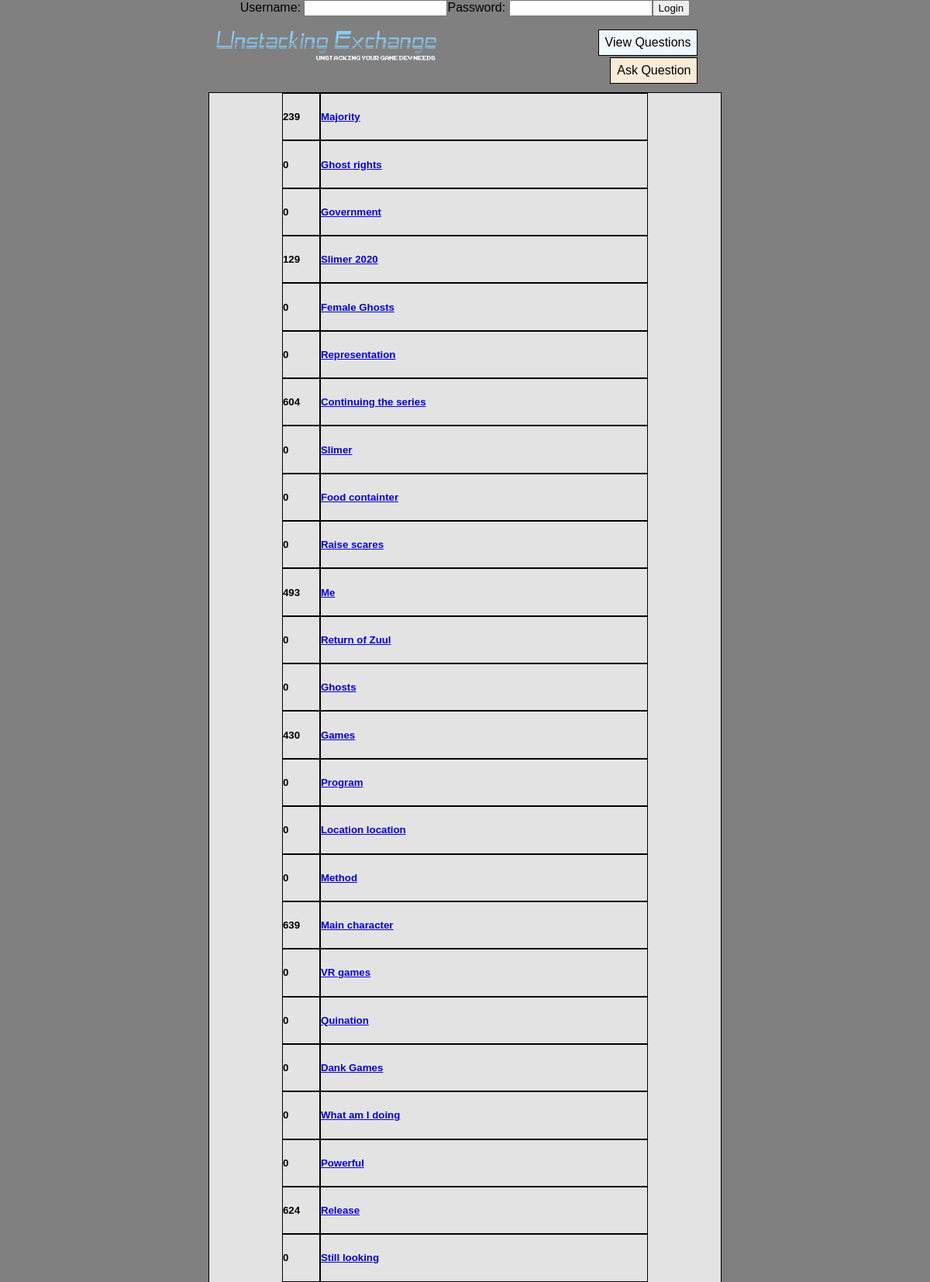
The page /questions.php (upper part) on the database its author committed.
### tables this page shows
CREATE TABLE `Questions` (
  `id` int(11) NOT NULL AUTO_INCREMENT,
  `questionScore` int(250) NOT NULL,
  `questionTitle` varchar(250) NOT NULL,
  `questionBody` varchar(8000) NOT NULL,
  `questionPoster` varchar(250) NOT NULL,
  `questionFrozen` int(10) NOT NULL,
  PRIMARY KEY (`id`)
);

### questions.php (the view, shortened to what this page needs)
<?php
require('PHP/Connect.php');
?>
<!DOCTYPE html>
<html lang="en">
    <head>
        <link rel="stylesheet" type="text/css" href="CSS/stylesheet.css">
    </head>
    <body>
        <div id="Header">
            <?PHP
                    if (isset($_SESSION["USER"]))
                    {
                        echo "<form class=\"FormLogin\" action=\"PHP/Logout.php\" method=\"post\">";
                        echo "<b>Welcome: <a href=\"profile.php?id=\"".$_SESSION["USERID"]."\">".$_SESSION["USER"]."</a></b>";
                        echo "&nbsp&nbsp&nbsp";
                        echo "<input type=\"submit\" name=\"submit\" value=\"Logout\">";
                        echo "</form>";
                    }
                    else
                    {
                        echo "<form class=\"FormLogin\" action=\"PHP/Login.php\" method=\"post\">";
                        echo "Username: <input type=\"text\" name=\"LoginUsername\">";
                        echo "Password: <input type=\"password\" name=\"LoginPassword\">";
                        echo "<input type=\"submit\" name=\"submit\" value=\"Login\">";
                        echo "</form>";
                    }
                ?>
            <div class="Navigation">
                <h1>
                    <a href="index.php"><img src="images/Logo.png" class="logo"></a>
                </h1>
                <ul>
                    <li><a href="#" class="active">View Questions</a></li>
                    <li><A href="ask.php">Ask Question</a></li>
                </ul>
            </div>
        </div>
        <div id="Container">
            <div id="Content">
                <div class="QuestionList">
                    <?php
                        $sql = "SELECT * FROM Questions ORDER BY id DESC";
                        $result = mysqli_query($conn, $sql);
                        if (mysqli_num_rows($result) > 0)
                        {
                            while ($row = mysqli_fetch_assoc($result))
                            {
                                echo "<div>";
                                    echo "<div id=\"questionScore\">";
                                        echo "<h5>" . $row["questionScore"] . "</h5>";
                                    echo "</div>";
                                    echo "<div id=\"questionTitleLink\">";
                                        echo "<a href=\"QuestionView.php?id=" . $row["id"]. "\">";
                                            echo "<h5>" . $row["questionTitle"] . "</h5>" . "</a>";
                                    echo "</div>";
                                echo "</div>";
                            }
                        }else {
                            echo "<div>";
                            echo "<h5>";
                            echo "0 Results Found";
                            echo "</h5>";
                            echo "</div>";
                        }
                    ?>
                </div>
            </div>
        </div>
    </body>
</html>

### CSS/stylesheet.css (style rules this page uses)
body { background: Gray; margin: 0; padding: 0; text-align: center; color: #000000; font-family: Arial, Helvetica, sans-serif; font-size: 100%; }
#Container { width:55%; margin:10px auto; text-align: left; background-color: #E4E3E3; border: 1px solid #000000; }
#Content { width: 100%; height: 100%; overflow: hidden; }
.Navigation { width:55%; margin:auto; text-align: left; }
.Navigation h1 { display: inline-block; width: 60%; margin: 0; padding: 0; }
.logo { width: 300px; height: 75px; }
.Navigation ul { display: inline-block; width: 35%; text-align: right; margin: 0; padding: 0; }
.Navigation ul li { display: inline-block; border: 1px solid black; margin: 1px; background: #FAEBD7; }
.Navigation ul li a { display: block; text-decoration: none; text-align: center; padding: 7px 8px; color: black; }
.active { background-color: #F0F8FF }
.QuestionList { width: 95%; margin: 0px auto; }
.QuestionList div { width: 75%; margin: 0px auto; padding: 0px; border: 1px solid black; display: block; }
#questionScore { width: 10%; display: inline-block; margin: 0px; padding: 0px; border: none; border-right: 1px solid black; }
#questionTitleLink { width: 80%; display: inline-block; margin: 0px; padding: 0px; border: none; border-left: 1px solid black; }

### rows shown on the page
questions: questionScore "239", questionTitle "Majority"
questions: questionScore "0", questionTitle "Ghost rights"
questions: questionScore "0", questionTitle "Government"
questions: questionScore "129", questionTitle "Slimer 2020"
questions: questionScore "0", questionTitle "Female Ghosts"
questions: questionScore "0", questionTitle "Representation"
questions: questionScore "604", questionTitle "Continuing the series"
questions: questionScore "0", questionTitle "Slimer"
questions: questionScore "0", questionTitle "Food containter"
questions: questionScore "0", questionTitle "Raise scares"
questions: questionScore "493", questionTitle "Me"
questions: questionScore "0", questionTitle "Return of Zuul"
questions: questionScore "0", questionTitle "Ghosts"
questions: questionScore "430", questionTitle "Games"
questions: questionScore "0", questionTitle "Program"
questions: questionScore "0", questionTitle "Location location"
questions: questionScore "0", questionTitle "Method"
questions: questionScore "639", questionTitle "Main character"
questions: questionScore "0", questionTitle "VR games"
questions: questionScore "0", questionTitle "Quination"
questions: questionScore "0", questionTitle "Dank Games"
questions: questionScore "0", questionTitle "What am I doing"
questions: questionScore "0", questionTitle "Powerful"
questions: questionScore "624", questionTitle "Release"
questions: questionScore "0", questionTitle "Still looking"
